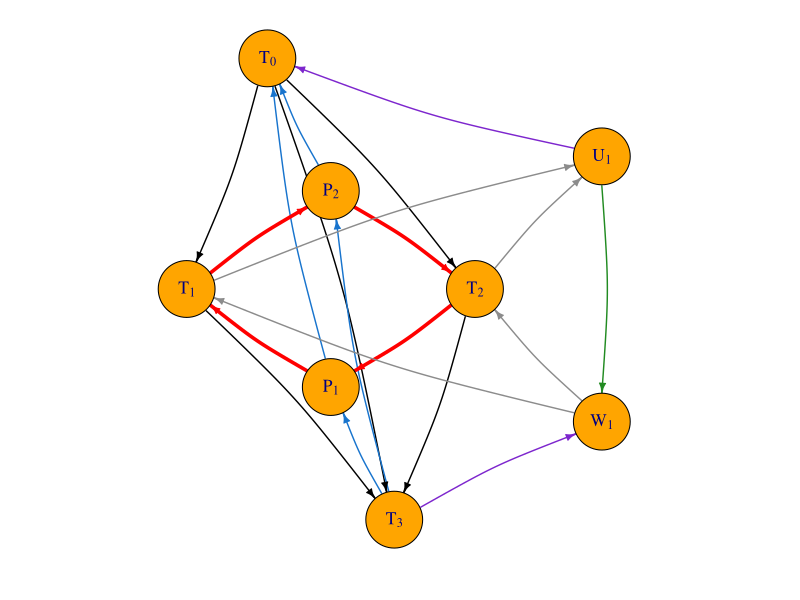
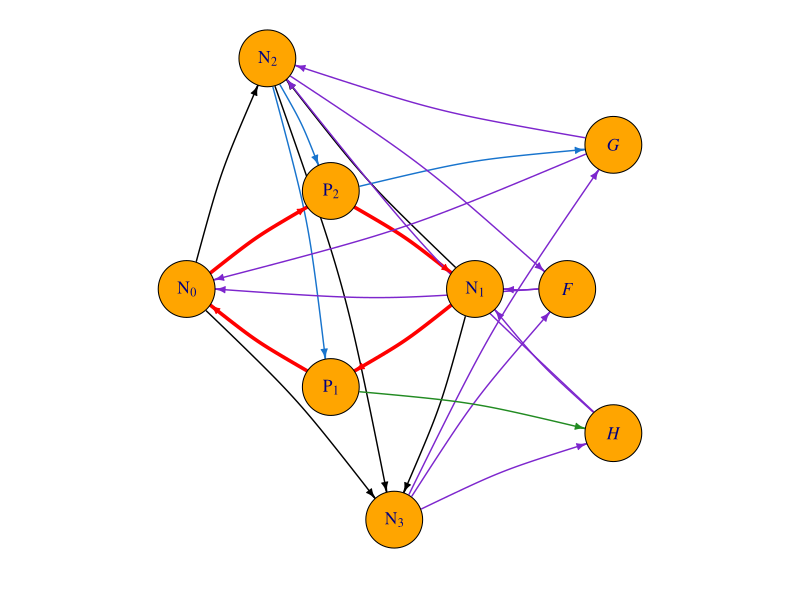
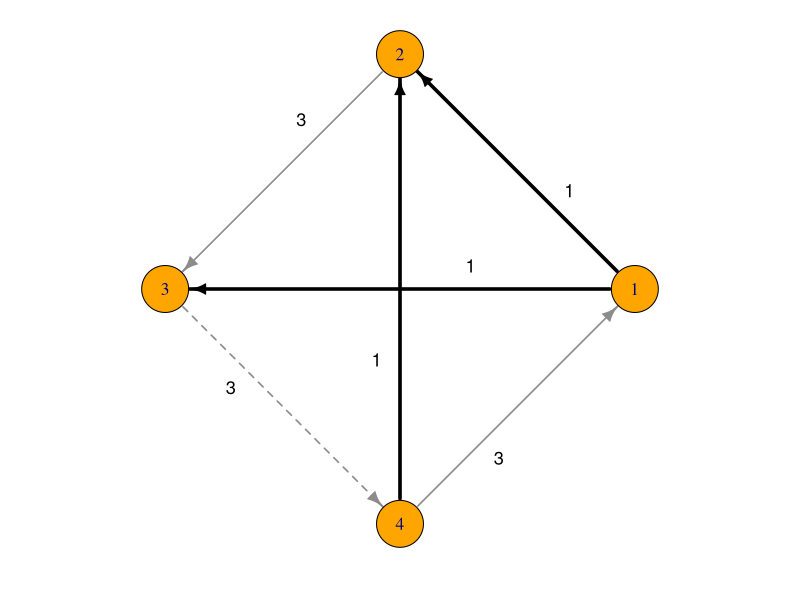
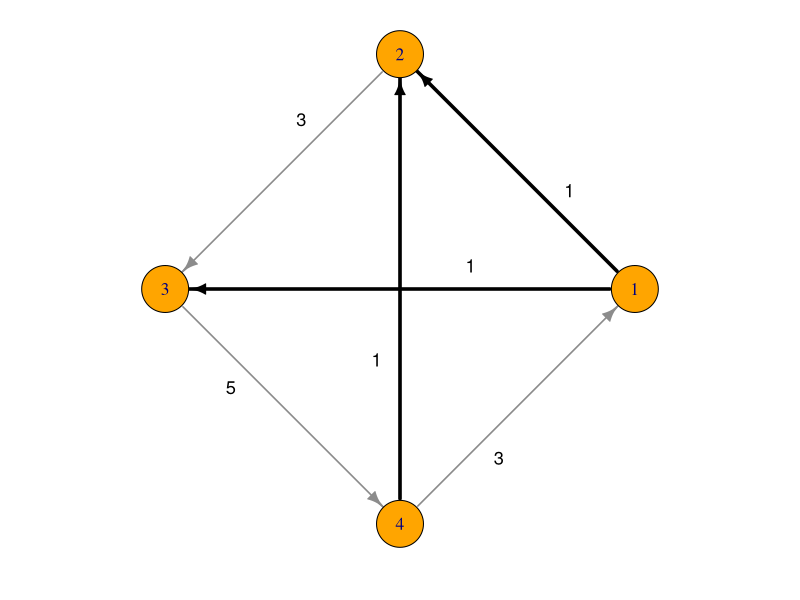
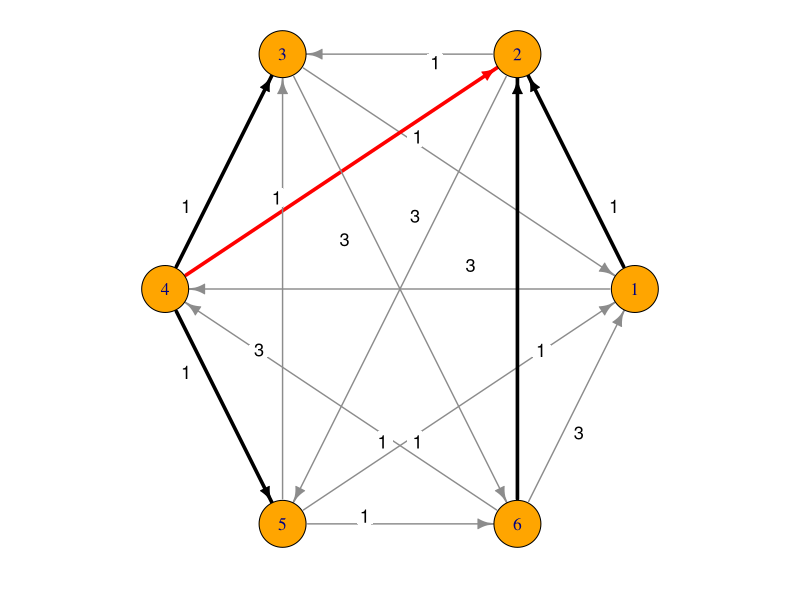

The R source for these figures, in order:
# Figures for the v3.0 manuscript:
#   ObstacleG8 / ObstacleH9 -- the two smallest members of the obstacle families (Figure 6;
#     G10 and H11, Figure 7, are drawn by make_family_section_figs.R),
#     drawn in the style of the original ObstructionC8.pdf (organic
#     layout, orange vertices, navy labels) but with role-labelled vertices and
#     arcs coloured by class; the defect 4-cycle is thick red.
#   MHP_Fig1a / MHP_Fig1b -- weighted majority tournament of Counterexample 3.1
#     (m = 7 and m = 9), weights on arcs, minimum-weight FASs highlighted.
#   MHP_Fig2 -- weighted majority tournament of Counterexample 3.2 (m = 5,
#     n = 6), unique minimum-weight FAS highlighted, e = (4,2) thick red.
# Every FAS/margin claim drawn here is re-verified by brute force before
# plotting; the script stops on any mismatch.
library(igraph)
# outputs are written to the working directory -- run this script from its own folder

## ---------- shared helpers ----------

plotStyled = function(g, layout, labels, ecol, ewid, elty, fname, elabels = NULL,
                      legendItems = NULL, legendCols = NULL, vsize = 22,
                      arrowSize = 0.5, curved = 0.08, labelPos = NULL) {
  pdf(fname, width = 6.5, height = 6.5)
  par(mar = c(1.6, 0.5, 0.5, 0.5), xpd = NA)
  plot(g, layout = layout,
       vertex.color = "orange", vertex.label = labels,
       vertex.label.color = "navy", vertex.label.cex = 1.05,
       vertex.size = vsize,
       edge.color = ecol, edge.width = ewid, edge.lty = elty,
       edge.label = if (is.null(labelPos)) elabels else NA,
       edge.label.color = "black", edge.label.cex = 1.05,
       edge.arrow.size = arrowSize, edge.curved = curved)
  if (!is.null(labelPos)) {
    # weight labels off the arcs, on white discs so they never blend into a line
    points(labelPos[, 1], labelPos[, 2], pch = 21, col = NA, bg = "white", cex = 2.9)
    text(labelPos[, 1], labelPos[, 2], elabels, cex = 1.1)
  }
  if (!is.null(legendItems)) {
    legend("bottomleft", legend = legendItems, col = legendCols, lwd = 3,
           cex = 0.85, bty = "n", horiz = FALSE)
  }
  dev.off()
  cat(fname, "written\n")
}

# label anchor for each (straight) arc: 35% of the way from tail to head, pushed
# off the line on the side pointing away from the layout's centre; keeps the two
# crossing-diagonal labels of a circle layout apart and off the thick arcs
edgeLabelPos = function(layout, edges, tfrac = 0.35, off = 0.10) {
  out = matrix(0, nrow(edges), 2)
  for (r in 1:nrow(edges)) {
    p1 = layout[edges[r, 1], ]; p2 = layout[edges[r, 2], ]
    base = p1 + tfrac * (p2 - p1)
    d = (p2 - p1) / sqrt(sum((p2 - p1)^2))
    perp = c(-d[2], d[1])
    if (sum(perp * base) < 0) perp = -perp
    out[r, ] = base + off * perp
  }
  out
}

allPerms = function(n) {
  if (n == 1) return(list(1L))
  smaller = allPerms(n - 1)
  out = list()
  for (p in smaller) for (pos in 0:(n - 1)) {
    out[[length(out) + 1]] = append(p, n, after = pos)
  }
  out
}

# minimum-weight FAS of a weighted tournament by brute force over all orders;
# returns the optimal backward-arc sets (as sorted "u>v" strings)
bruteMinFAS = function(edges, weights, n) {
  perms = allPerms(n)
  best = Inf
  optSets = list()
  for (p in perms) {
    pos = order(p)  # pos[v] = position of v in the order p... careful below
    pos = match(1:n, p)
    backIdx = which(pos[edges[, 1]] > pos[edges[, 2]])
    w = sum(weights[backIdx])
    key = paste(sort(paste(edges[backIdx, 1], edges[backIdx, 2], sep = ">")),
                collapse = ",")
    if (w < best - 1e-9) { best = w; optSets = list(key) }
    else if (abs(w - best) < 1e-9 && !(key %in% optSets)) {
      optSets = c(optSets, key)
    }
  }
  list(value = best, sets = unlist(optSets))
}

arcKey = function(arcs) paste(sort(paste(arcs[, 1], arcs[, 2], sep = ">")),
                              collapse = ",")

# weighted majority tournament from voters (list of orders) and multiplicities
weightedMajority = function(voters, mult, n) {
  L = matrix(0, n, n)
  for (r in seq_along(voters)) {
    v = voters[[r]]
    for (a in 1:(n - 1)) for (b in (a + 1):n) {
      L[v[a], v[b]] = L[v[a], v[b]] + mult[r]
    }
  }
  edges = NULL; weights = NULL
  for (i in 1:(n - 1)) for (j in (i + 1):n) {
    stopifnot(L[i, j] != L[j, i])
    if (L[i, j] > L[j, i]) { edges = rbind(edges, c(i, j)) }
    else { edges = rbind(edges, c(j, i)) }
    weights = c(weights, abs(L[i, j] - L[j, i]))
  }
  list(edges = edges, weights = weights)
}

## ---------- obstacle family members ----------

familyG = function(k) {  # G_n, n = 6 + 2k
  U = paste0("U", 1:k); W = paste0("W", 1:k)
  arcs = rbind(
    data.frame(from = "T0", to = c("T1", "T2", "T3"), class = "core"),
    data.frame(from = c("T1", "T2"), to = "T3", class = "core"),
    data.frame(from = c("T3", "P1", "T3", "P2"),
               to = c("P1", "T0", "P2", "T0"), class = "port"),
    data.frame(from = c("T1", "P2", "T2", "P1"),
               to = c("P2", "T2", "P1", "T1"), class = "defect"),
    data.frame(from = rep(c("T1", "T2"), each = k), to = rep(U, 2), class = "block"),
    data.frame(from = rep(W, 2), to = rep(c("T1", "T2"), each = k), class = "block"),
    data.frame(from = "U1", to = "W1", class = "zigzag"),
    if (k >= 2) data.frame(from = rep(paste0("U", 2:k), 2),
                           to = c(paste0("W", 1:(k - 1)), paste0("W", 2:k)),
                           class = "zigzag") else NULL,
    data.frame(from = c("U1", "T3"), to = c("T0", W[k]), class = "terminal"))
  arcs
}

familyH = function(k) {  # H_n, n = 9 + 2k
  arcs = rbind(
    data.frame(from = c("N0", "N0", "N1", "N1", "N2"),
               to = c("N2", "N3", "N2", "N3", "N3"), class = "core"),
    data.frame(from = c("N2", "N2", "P2"),
               to = c("P1", "P2", "G"), class = "port"),
    data.frame(from = c("N0", "P2", "N1", "P1"),
               to = c("P2", "N1", "P1", "N0"), class = "defect"),
    data.frame(from = c("N2", "N3", "F", "F", "N3", "G", "G", "N3", "H", "H"),
               to = c("F", "F", "N0", "N1", "G", "N0", "N2", "H", "N1", "N2"),
               class = "special"))
  if (k >= 1) {
    U = paste0("U", 1:k); W = paste0("W", 1:k)
    arcs = rbind(arcs,
      data.frame(from = rep(c("N1", "N2"), each = k), to = rep(U, 2), class = "block"),
      data.frame(from = rep(W, 2), to = rep(c("N1", "N2"), each = k), class = "block"),
      data.frame(from = "P1", to = "W1", class = "zigzag"),
      data.frame(from = U, to = W, class = "zigzag"),
      if (k >= 2) data.frame(from = paste0("U", 1:(k - 1)),
                             to = paste0("W", 2:k), class = "zigzag") else NULL,
      data.frame(from = paste0("U", k), to = "H", class = "zigzag"))
  } else {
    arcs = rbind(arcs, data.frame(from = "P1", to = "H", class = "zigzag"))
  }
  arcs
}

classColor = c(core = "black", port = "dodgerblue3", defect = "red",
               block = "gray55", zigzag = "forestgreen",
               terminal = "purple3", special = "purple3")

mkLabels = function(vn) parse(text = ifelse(grepl("[0-9]$", vn),
                              paste0(substr(vn, 1, 1), "[", substr(vn, 2, 3), "]"),
                              paste0("italic(", vn, ")")))

# Aligned layout for the two Figure-6 panels (G8 and H9), labelled with the vertex names of
# Section sec:family. The four core vertices play the roles c1..c4 (c1, c2 the two on the
# defect 4-cycle), and the shared skeleton {c1,c2,c3,c4,P1,P2} is given IDENTICAL coordinates
# in both panels, so the thick-red defect 4-cycle c1 -> P2 -> c2 -> P1 -> c1 is drawn
# identically and the panels are exactly aligned on their common part. Family-specific
# vertices (G8: U1, W1; H9: F, G, H) sit to the right. Cores are non-isomorphic, so c1..c4 is
# a role assignment for the layout only; the drawn labels are T0..T3 and N0..N3.
mapG = c(T1 = "c1", T2 = "c2", T0 = "c3", T3 = "c4")
mapH = c(N0 = "c1", N1 = "c2", N2 = "c3", N3 = "c4")
relabelArcs = function(arcs, map) {
  ren = function(x) ifelse(x %in% names(map), map[x], x)
  arcs$from = ren(arcs$from); arcs$to = ren(arcs$to); arcs
}
coreShared = matrix(c(
  -1.25,  0.00,    # c1  (defect, left)
   1.25,  0.00,    # c2  (defect, right)
   0.00,  0.85,    # P2  (defect/port, top)
   0.00, -0.85,    # P1  (defect/port, bottom)
  -0.55,  2.00,    # c3  (rest of core, top)
   0.55, -2.00),   # c4  (rest of core, bottom)
  ncol = 2, byrow = TRUE, dimnames = list(c("c1","c2","P2","P1","c3","c4"), NULL))
coordsG8 = rbind(coreShared, matrix(c(2.35, 1.15,  2.35, -1.15),
  ncol = 2, byrow = TRUE, dimnames = list(c("U1","W1"), NULL)))
coordsH9 = rbind(coreShared, matrix(c(2.05, 0.00,  2.45, 1.25,  2.45, -1.25),
  ncol = 2, byrow = TRUE, dimnames = list(c("F","G","H"), NULL)))
# one common normalization to [-1,1] (same transform for both => exact alignment)
allpts = rbind(coordsG8, coordsH9)
ctr = c((max(allpts[,1]) + min(allpts[,1]))/2, (max(allpts[,2]) + min(allpts[,2]))/2)
half = 1.12 * max(abs(allpts[,1] - ctr[1]), abs(allpts[,2] - ctr[2]))
normc = function(M) cbind((M[,1] - ctr[1]) / half, (M[,2] - ctr[2]) / half)
# back to the section's vertex names: the role c_i of each core vertex only fixes its position
renameRows = function(M, map) {
  inv = setNames(names(map), map); r = rownames(M)
  rownames(M) = ifelse(r %in% names(inv), inv[r], r); M
}
coordsG8 = renameRows(coordsG8, mapG)
coordsH9 = renameRows(coordsH9, mapH)

plotAligned = function(arcs, n, fname, map, coords, legendItems, legendCols,
                       showLegend = TRUE) {
  arcs = relabelArcs(arcs, map)
  g = graph_from_data_frame(arcs[, c("from", "to")], directed = TRUE)
  stopifnot(ecount(g) == 3 * n - 4, vcount(g) == n,
            setequal(V(g)$name, rownames(coords)),
            all(degree(g, mode = "in") == degree(g, mode = "out")))  # Eulerian
  ecol = classColor[arcs$class]
  ewid = ifelse(arcs$class == "defect", 3.5, 1.4)
  pdf(fname, width = 6.5, height = 6.5)
  par(mar = c(1.6, 0.5, 0.5, 0.5), xpd = NA)
  plot(g, layout = normc(coords[V(g)$name, ]),
       rescale = FALSE, xlim = c(-1, 1), ylim = c(-1, 1), asp = 1,
       vertex.color = "orange", vertex.label = mkLabels(V(g)$name),
       vertex.label.color = "navy", vertex.label.cex = 1.05, vertex.size = 22,
       edge.color = ecol, edge.width = ewid, edge.arrow.size = 0.5, edge.curved = 0.08)
  # arc-class legend -- off for the main paper's Figure 6 (showLegend = FALSE);
  # kept as an option for the companion paper, which labels the arc classes.
  if (showLegend)
    legend("bottomleft", legend = legendItems, col = legendCols, lwd = 3,
           cex = 0.85, bty = "n", horiz = FALSE)
  dev.off()
  cat(fname, "written\n")
}

legG   = c("core", "port", "defect 4-cycle", "coset (block)", "zigzag", "terminal")
colG   = classColor[c("core", "port", "defect", "block", "zigzag", "terminal")]
legH9  = c("core", "port", "defect 4-cycle", "coset (special)", "zigzag")
colH9  = classColor[c("core", "port", "defect", "special", "zigzag")]

plotAligned(familyG(1), 8, "ObstacleG8.pdf", character(0), coordsG8, legG, colG, showLegend = FALSE)
plotAligned(familyH(0), 9, "ObstacleH9.pdf", character(0), coordsH9, legH9, colH9, showLegend = FALSE)

## ---------- Counterexample 3.1 (Figure 1a, 1b) ----------

voters = list(c(2, 3, 4, 1), c(1, 3, 4, 2), c(4, 1, 2, 3))
for (case in list(list(mult = c(3, 2, 2), fname = "MHP_Fig1a.pdf",
                       nsets = 2, unique = FALSE),
                  list(mult = c(4, 3, 2), fname = "MHP_Fig1b.pdf",
                       nsets = 1, unique = TRUE))) {
  wm = weightedMajority(voters, case$mult, 4)
  # the majority tournament must be T_1 regardless of multiplicities
  stopifnot(arcKey(wm$edges) ==
            arcKey(rbind(c(1,2), c(2,3), c(3,4), c(4,1), c(1,3), c(4,2))))
  res = bruteMinFAS(wm$edges, wm$weights, 4)
  target = arcKey(rbind(c(1,2), c(1,3), c(4,2)))
  stopifnot(length(res$sets) == case$nsets, target %in% res$sets)
  if (!case$unique) stopifnot("3>4" %in% res$sets)
  cat(case$fname, ": min-weight FAS value", res$value,
      "| optimal sets:", length(res$sets), "\n")
  g = graph_from_edgelist(wm$edges, directed = TRUE)
  key = paste(wm$edges[, 1], wm$edges[, 2], sep = ">")
  ecol = rep("gray55", ecount(g)); ewid = rep(1.6, ecount(g))
  elty = rep(1, ecount(g))
  ecol[key %in% c("1>2", "1>3", "4>2")] = "black"
  ewid[key %in% c("1>2", "1>3", "4>2")] = 3.5
  if (!case$unique) elty[key == "3>4"] = 2   # the tied alternative FAS, dashed
  lay = layout_in_circle(g)
  plotStyled(g, lay, 1:4, ecol, ewid, elty, case$fname,
             elabels = wm$weights, vsize = 20, arrowSize = 0.85, curved = 0,
             labelPos = edgeLabelPos(lay, wm$edges))
}

## ---------- Counterexample 3.2 (Figure 2) ----------

voters6 = list(c(2, 5, 3, 6, 1, 4), c(1, 4, 3, 6, 2, 5),
               c(4, 5, 3, 6, 1, 2), c(6, 1, 4, 2, 5, 3))
wm6 = weightedMajority(voters6, c(2, 1, 1, 1), 6)
res6 = bruteMinFAS(wm6$edges, wm6$weights, 6)
Fe = arcKey(rbind(c(1,2), c(4,2), c(4,3), c(4,5), c(6,2)))
stopifnot(length(res6$sets) == 1, res6$sets == Fe)
cat("MHP_Fig2: unique min-weight FAS confirmed, value", res6$value, "\n")
g6 = graph_from_edgelist(wm6$edges, directed = TRUE)
key6 = paste(wm6$edges[, 1], wm6$edges[, 2], sep = ">")
inFe = key6 %in% c("1>2", "4>2", "4>3", "4>5", "6>2")
ecol6 = rep("gray55", ecount(g6)); ecol6[inFe] = "black"
ecol6[key6 == "4>2"] = "red"
ewid6 = rep(1.4, ecount(g6)); ewid6[inFe] = 3.5
lay6 = layout_in_circle(g6)
plotStyled(g6, lay6, 1:6, ecol6, ewid6, rep(1, ecount(g6)),
           "MHP_Fig2.pdf", elabels = wm6$weights, vsize = 20,
           arrowSize = 0.8, curved = 0, labelPos = edgeLabelPos(lay6, wm6$edges))
